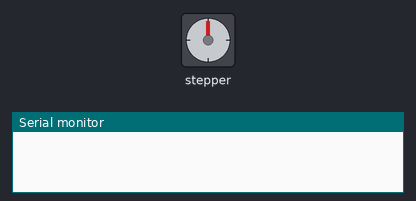
A sketch run on a simulated Arduino Uno, built with avr-gcc and run on an emulated ATmega328P. Parts: stepper motor, the last lines printed to the serial monitor. Wiring (inferred from the names in the program): stepper motor driver (200 steps per turn assumed): step pin 2; direction pin 15.

Above: at 0.05 s.
At 0.9 s:
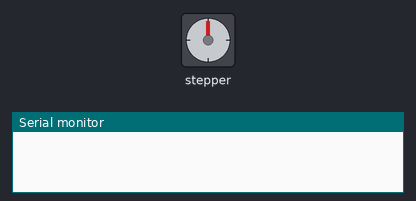
At 1.75 s:
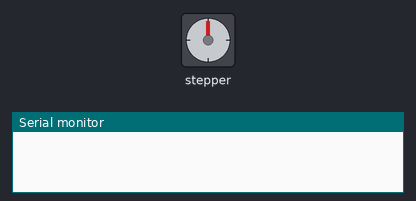
At 4.8 s:
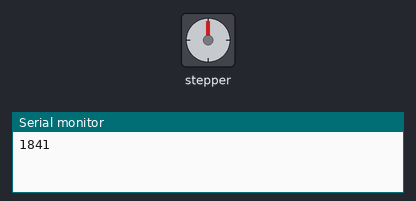
Timing chart, 0 to 6.3 s (numbered marks = the images above):
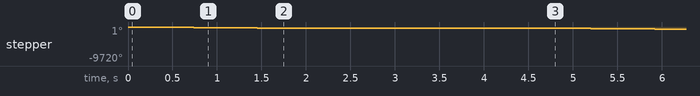

The sketch:

SeniorDesign_A4988StepperMotor.ino
```cpp
// Define stepper motor connections and steps per revolution:
#define dirPin 15
#define stepPin 2
#define stepsPerRevolution 200


#define sleep2 19
#define sleep1 0


void setup() {
  // Declare pins as output:
  pinMode(stepPin, OUTPUT);
  pinMode(dirPin, OUTPUT);
  Serial.begin(9600);           // set up Serial library at 9600 bps

  //pinMode(sleep2, OUTPUT);
  //pinMode(sleep1, OUTPUT);
  // digitalWrite(sleep1, HIGH);
  // digitalWrite(sleep2, HIGH);

}

void loop() {


  // Set the spinning direction clockwise:
  // digitalWrite(dirPin, HIGH);

  // // Spin the stepper motor 1 revolution slowly:
  // for (int i = 0; i < stepsPerRevolution; i++) {
  //   // These four lines result in 1 step:
  //   digitalWrite(stepPin, HIGH);
  //   delayMicroseconds(2000);
  //   digitalWrite(stepPin, LOW);
  //   delayMicroseconds(2000);
  // }

  // delay(1000);

  // // Set the spinning direction counterclockwise:
  // digitalWrite(dirPin, LOW);

  // // Spin the stepper motor 1 revolution quickly:
  // for (int i = 0; i < stepsPerRevolution; i++) {
  //   // These four lines result in 1 step:
  //   digitalWrite(stepPin, HIGH);
  //   delayMicroseconds(1000);
  //   digitalWrite(stepPin, LOW);
  //   delayMicroseconds(1000);
  // }

  // delay(1000);

  // Set the spinning direction clockwise:
  digitalWrite(dirPin, LOW);

  long int t1 = millis();

  for (int i = 0; i < stepsPerRevolution; i++) {
    // These four lines result in 1 step:
    digitalWrite(stepPin, HIGH);
    delayMicroseconds(4600);
    digitalWrite(stepPin, LOW);
    delayMicroseconds(4600);
  }

   long int t2 = millis();
  Serial.println((t2-t1));

  delay(3000);

  // // Set the spinning direction counterclockwise:
  // digitalWrite(dirPin, LOW);

  // //Spin the stepper motor 5 revolutions fast:
  // for (int i = 0; i < 5 * stepsPerRevolution; i++) {
  //   // These four lines result in 1 step:
  //   digitalWrite(stepPin, HIGH);
  //   delayMicroseconds(550);
  //   digitalWrite(stepPin, LOW);
  //   delayMicroseconds(550);
  // }

  // delay(1000);
}
```

Measured:
- by itself, stepper: turns 360° counter-clockwise in 1.8 s, repeating every 4.8 s
